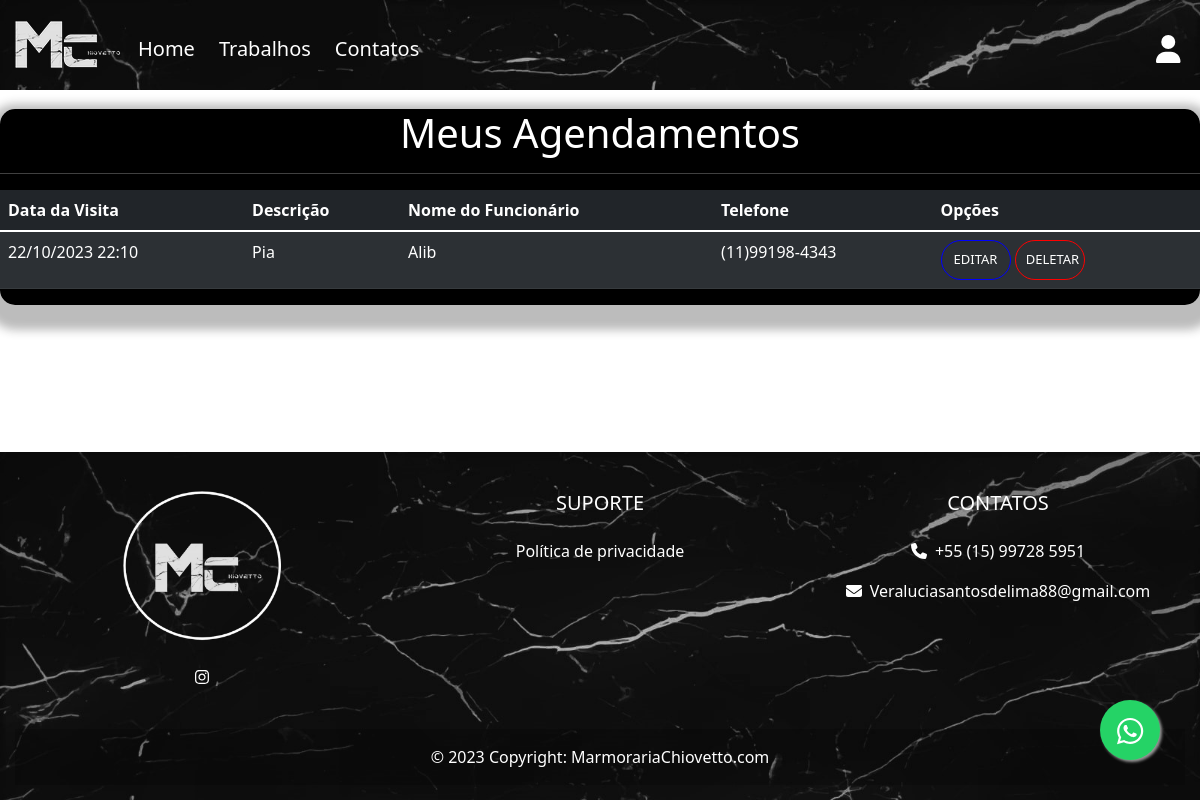
The app's page /agendas/leitura.php (signed in) with its own data.
### tables this page shows
CREATE TABLE
    Agendas (
        id_agenda int PRIMARY KEY AUTO_INCREMENT NOT NULL,
        descricao_agenda VARCHAR(300) NOT NULL,
        visita_agenda datetime NOT NULL,  
        fk_funcionario int NOT NULL,
        FOREIGN KEY (fk_funcionario) REFERENCES Funcionarios (id_funcionario),
        fk_cliente int NOT NULL,
        FOREIGN KEY (fk_cliente) REFERENCES Clientes (id_cliente)
    );

CREATE TABLE
    Funcionarios (
        id_funcionario int PRIMARY KEY AUTO_INCREMENT NOT NULL,
        nome_funcionario VARCHAR(300) NOT NULL,
        telefone_funcionario varchar(11) NOT NULL,
        email_funcionario varchar(100) NOT NULL,
        rg_funcionario varchar(9) NOT NULL,
        endereco_funcionario VARCHAR(250) NOT NULL,
        salario_funcionario DECIMAL NOT NULL,
        senha_funcionario VARCHAR(100) NOT NULL,
        nivel_funcionario CHAR NOT NULL,
        cargo_funcionario VARCHAR(50) NOT NULL
    );

### inc/database.php (called while the page is built, shortened)
<?php
function open_db()
{
	$vServer = "localhost";
	$vUser = "root";
	$vPassword = "";
	$vName = "marmoraria_bd";
	try {
		$vConexao = new PDO("mysql:host=$vServer;dbname=$vName", $vUser, $vPassword);
		$vConexao->setAttribute(PDO::ATTR_ERRMODE, PDO::ERRMODE_EXCEPTION);
		return $vConexao;
	} catch (PDOException $vErr) {
		$_SESSION['danger'] = "Erro ao conectar ao banco" .  $vErr->getMessage();
	}
}
function readInner($vSelect, $vTabela1,$vTabela2,$vCTabela1,$vCTabela2,$vTabela3 = null, $vCTabela3 = null,$vWhere = null,$vValor=null,$vNCTabela1 = null){
	$objDatabase = open_db();
	try {
		if (is_null($vTabela3) and is_null($vTabela3)) {
			$vSql = "SELECT $vSelect FROM $vTabela1 INNER JOIN $vTabela2 ON $vCTabela1 = $vCTabela2";
		}
		$vStmt = $objDatabase->prepare($vSql);
		if(is_null($vValor)) {
			$vStmt->execute();
		}
		else {
			$vStmt->execute([$vValor]);
		}
		if ($vStmt->rowCount() > 0) {
			$vResult = $vStmt->fetchAll();
			return  $vResult;
		} else {
			false;
		}
	} catch (Exception $objErr) {
		echo "erro" . $objErr->getMessage();
	}
}
function check_funcionario()
{
	if ($_SESSION['nivel'] == 1) return true;
	else return false;
}
function formataTelefone($fone){
	return "(" . substr($fone,0,2) . ")" .
		substr($fone,2,5) . "-" . substr($fone,7,4);
}
function formataData ($data, $formato){
	$d = new DateTime($data);
	return $d->format($formato);
}

### agendas/funcoes.php (called while the page is built, shortened)
<?php
function leitura($vFk = NULL){
    try {
        $vSelect = "a.id_agenda, a.descricao_agenda,a.visita_agenda,f.nome_funcionario,f.telefone_funcionario";
        if (!empty($vFk)) {
            $vWhere = "a.fk_cliente = ?";
            $vResult = readInner($vSelect,"Agendas a","Funcionarios f","a.fk_funcionario","id_funcionario",null,null,$vWhere,$vFk);
        }
        else {
            $vResult = readInner($vSelect, "Agendas a ", "Funcionarios f", "a.fk_funcionario", "f.id_funcionario");
        }
        return $vResult;
    } catch(Exception $objErr){
        echo "<h2> Algo deu errado ". $objErr-> getMessage(). "</h2>";
    }
}
?>

### agendas/leitura.php (the view, shortened to what this page needs)
<?php
include "funcoes.php";
if (!empty($_GET['i'])){
    $vFk = base64_decode($_GET['i']);
   $vDates = leitura($vFk);
}
else{
	$vDates = leitura();
}
?>
<br>
<?php if(!is_null($vDates)):?>
	<div class="boxleitura">
		<h1 class="text-center">Meus Agendamentos</h1>
		<hr>
		<div class="table-responsive">
			<table class="table table-striped table-hover table-dark">
				<thead>
					<tr>
						<th scope="col">Data da Visita</th>
						<th scope="col">Descrição</th>
						<th scope="col">Nome do Funcionário</th>
						<th scope="col">Telefone</th>
						<th>Opções</th>
					</tr>
				</thead>
				<tbody>
					<?php foreach ($vDates as $vKey):?>
						<tr >
							<td  scope="row"><?php echo formataData($vKey['visita_agenda'],"d/m/Y H:m") ; ?></td>
							<td ><?php echo $vKey['descricao_agenda']; ?></td>
							<td ><?php echo $vKey['nome_funcionario']; ?></td>
							<td ><?php echo  formataTelefone($vKey['telefone_funcionario']); ?></td>
							<td>
								<?php if(!check_funcionario()): ?>
									<a class="btn buttone" href="edit.php?i=<?php echo $_GET['i'];?>">Editar</a>
									<a class="btn buttond" href="deletar.php?i=<?php echo $_GET['i'];?>">Deletar</a>
								<?php else:?>
									<a class="btn buttone" href="edit.php?i=<?php echo $_GET['i'];?>&f=Func">Editar</a>
									<a class="btn buttonp" href="deletar.php?i=<?php echo $_GET['i'];?>">Concluido</a>
								<?php endif; ?>
							</td>
						</tr>
					<?php endforeach;?>
				</tbody>
			</table>
		</div>
	</div>
<?php else: ?>
		<h1>Nenhuma Agenda</h1>
<?php endif; ?>

### css/style.css (style rules this page uses)
body, html { display: flex; flex-direction: column; min-height: 100vh; margin: 0; padding: 0; width: 100%; }
.boxleitura { float: center; max-width: 100%; height: auto; margin-top: 20px; border-radius: 15px; color: white; box-shadow: 1px 10px 10px 15px rgba(34, 34, 34, 0.3); background: rgb(0, 0, 0); background: -moz-linear-gradient(45deg, rgb(0, 0, 0) 0%, rgb(0, 0, 0) 99%); background: -webkit-linear-gradient(45deg, rgb(0, 0, 0) 0%,rgb(0, 0, 0) 99%); background: linear-gradient(45deg, rgb(0, 0, 0) 0%,rgb(0, 0, 0) 99%); filter: progid:DXImageTransform.Microsoft.gradient( startColorstr='#9bc635', endColorstr='#c0ea67',GradientType=1 ); }
*, *::before, *::after { box-sizing: border-box; }
a { text-decoration: none; }
.buttond { display: inline-block; padding: 9px 10px; border-radius: 160px; border-color: red; color: #fff; text-transform: uppercase; font-size: 13px; transition: all 0.3s; position: relative; overflow: hidden; z-index: 1; width: 70px; height: 40px; }
.buttond:after { content: ""; position: absolute; bottom: 0; left: 0; width: 100%; height: 100%; background-color: rgba(131, 1, 1, 0); border-radius: 160px; z-index: -2; }
.buttond:before { content: ""; position: absolute; bottom: 0; left: 0; width: 0%; height: 100%; background-color: #970000; transition: all 0.3s; border-radius: 160px; z-index: -1; }
.buttone { display: inline-block; padding: 9px 10px; border-radius: 160px; border-color: blue; color: white; text-transform: uppercase; font-size: 13px; transition: all 0.3s; position: relative; overflow: hidden; z-index: 1; width: 70px; height: 40px; }
.buttone:after { content: ""; position: absolute; bottom: 0; left: 0; width: 100%; height: 100%; background-color: rgba(0, 0, 0, 0); border-radius: 160px; z-index: -2; }
.buttone:before { content: ""; position: absolute; bottom: 0; left: 0; width: 0%; height: 100%; background-color: #0033eb; transition: all 0.3s; border-radius: 160px; z-index: -1; }

### records on screen
agendas: visita_agenda "22/10/2023 22:10", descricao_agenda "Pia", fk_funcionario.nome_funcionario "Alib", fk_funcionario.telefone_funcionario "(11)99198-4343"
